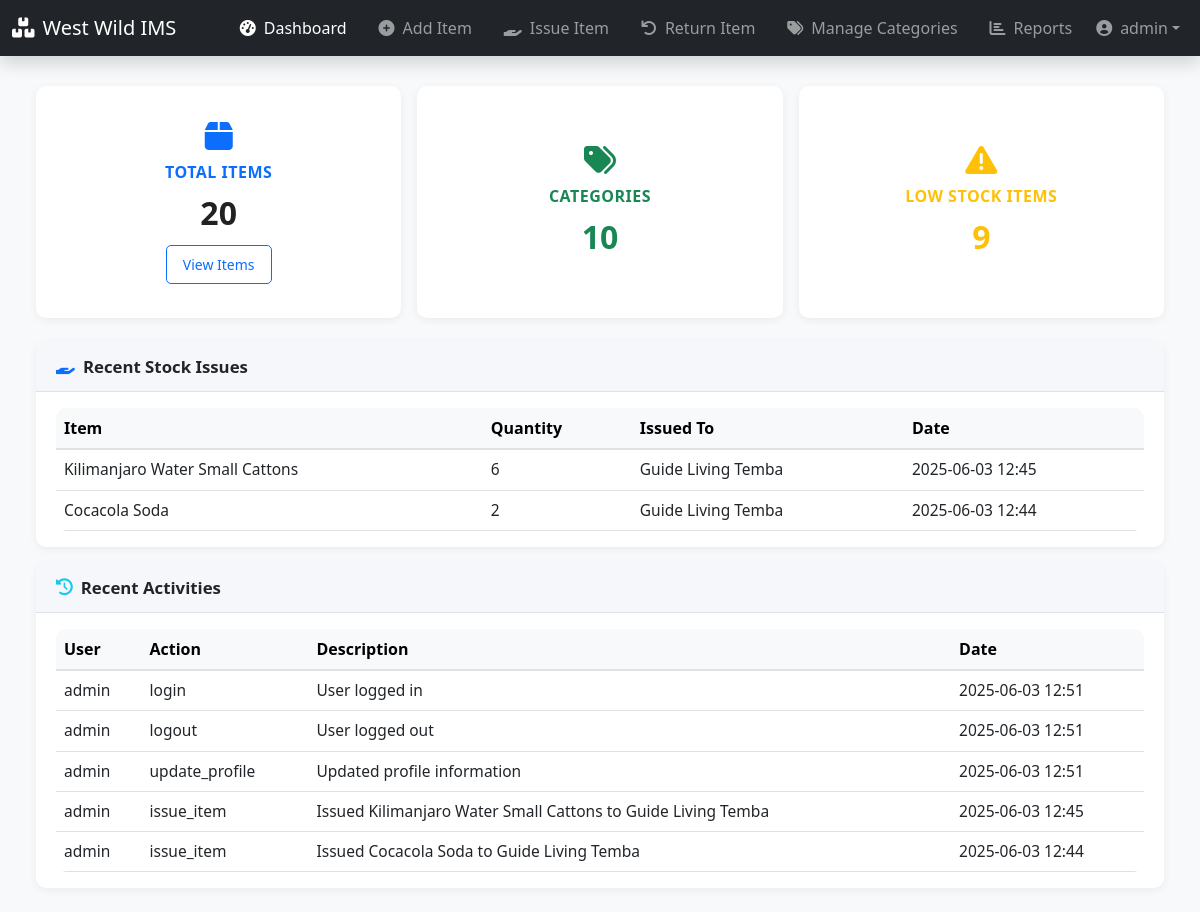
/IMS/index.php (signed in), run on the app's committed database.
### tables this page shows
CREATE TABLE `stock_issues` (
  `id` int(11) NOT NULL,
  `item_id` int(11) NOT NULL,
  `quantity_issued` int(11) NOT NULL,
  `issued_to` varchar(100) NOT NULL,
  `issued_by` int(11) NOT NULL,
  `issued_at` timestamp NOT NULL DEFAULT current_timestamp(),
  `expected_return_at` timestamp NULL DEFAULT NULL,
  `returned_at` timestamp NULL DEFAULT NULL,
  `return_notes` text DEFAULT NULL,
  `status` enum('issued','returned','overdue') DEFAULT 'issued',
  `notes` text DEFAULT NULL
);

CREATE TABLE `items` (
  `id` int(11) NOT NULL,
  `name` varchar(100) NOT NULL,
  `category_id` int(11) NOT NULL,
  `quantity` int(11) NOT NULL DEFAULT 0,
  `unit` varchar(20) NOT NULL,
  `supplier` varchar(100) DEFAULT NULL,
  `min_stock_level` int(11) DEFAULT 5,
  `created_at` timestamp NOT NULL DEFAULT current_timestamp(),
  `updated_at` timestamp NOT NULL DEFAULT current_timestamp() ON UPDATE current_timestamp()
);

CREATE TABLE `activity_logs` (
  `id` int(11) NOT NULL,
  `user_id` int(11) NOT NULL,
  `action` varchar(100) NOT NULL,
  `description` text DEFAULT NULL,
  `created_at` timestamp NOT NULL DEFAULT current_timestamp()
);

CREATE TABLE `users` (
  `id` int(11) NOT NULL,
  `username` varchar(50) NOT NULL,
  `password` varchar(255) NOT NULL,
  `full_name` varchar(100) NOT NULL,
  `email` varchar(100) NOT NULL,
  `role` enum('admin','user') DEFAULT 'user',
  `created_at` timestamp NOT NULL DEFAULT current_timestamp(),
  `updated_at` timestamp NOT NULL DEFAULT current_timestamp() ON UPDATE current_timestamp()
);

### IMS/pages/dashboard.php (the view, shortened to what this page needs)
<?php
$stmt = $conn->query("SELECT COUNT(*) FROM items");
$total_items = $stmt->fetchColumn();
$stmt = $conn->query("SELECT COUNT(*) FROM categories");
$total_categories = $stmt->fetchColumn();
$stmt = $conn->query("SELECT COUNT(*) FROM items WHERE quantity < min_stock_level");
$low_stock_items = $stmt->fetchColumn();
$stmt = $conn->query("
    SELECT si.*, i.name as item_name, u.username as issued_by_name
    FROM stock_issues si
    JOIN items i ON si.item_id = i.id
    JOIN users u ON si.issued_by = u.id
    ORDER BY si.issued_at DESC
    LIMIT 5
");
$recent_issues = $stmt->fetchAll();
$stmt = $conn->query("
    SELECT al.*, u.username
    FROM activity_logs al
    JOIN users u ON al.user_id = u.id
    ORDER BY al.created_at DESC
    LIMIT 5
");
$recent_activities = $stmt->fetchAll();
?>
<div class="dashboard-bg">
    <div class="container-fluid px-3 px-md-4 py-4">
        <h2 class="mb-4 fw-bold text-dark">Dashboard Overview</h2>
        <div class="row g-3 mb-4">
            <div class="col-12 col-sm-6 col-lg-4">
                <div class="card dashboard-card text-center h-100 p-2">
                    <div class="card-body d-flex flex-column align-items-center justify-content-center p-3">
                        <i class="fas fa-box fa-2x text-primary mb-2"></i>
                        <div class="dashboard-label text-primary">TOTAL ITEMS</div>
                        <div class="dashboard-value"><?php echo $total_items; ?></div>
                        <a href="?page=view-items" class="btn btn-outline-primary btn-sm mt-2">View Items</a>
                    </div>
                </div>
            </div>
            <div class="col-12 col-sm-6 col-lg-4">
                <div class="card dashboard-card text-center h-100 p-2">
                    <div class="card-body d-flex flex-column align-items-center justify-content-center p-3">
                        <i class="fas fa-tags fa-2x text-success mb-2"></i>
                        <div class="dashboard-label text-success">CATEGORIES</div>
                        <div class="dashboard-value text-success"><?php echo $total_categories; ?></div>
                    </div>
                </div>
            </div>
            <div class="col-12 col-sm-6 col-lg-4">
                <div class="card dashboard-card text-center h-100 p-2">
                    <div class="card-body d-flex flex-column align-items-center justify-content-center p-3">
                        <i class="fas fa-exclamation-triangle fa-2x text-warning mb-2"></i>
                        <div class="dashboard-label text-warning">LOW STOCK ITEMS</div>
                        <div class="dashboard-value text-warning"><?php echo $low_stock_items; ?></div>
                    </div>
                </div>
            </div>
        </div>
        <div class="row mb-3">
            <div class="col-12">
                <div class="card dashboard-section">
                    <div class="card-header section-header bg-light text-dark border-bottom">
                        <i class="fas fa-hand-holding me-2 text-primary"></i> <span class="fw-semibold">Recent Stock Issues</span>
                    </div>
                    <div class="card-body py-3">
                        <div class="table-responsive">
                            <table class="table table-hover align-middle mb-0">
                                <thead class="table-light">
                                    <tr>
                                        <th>Item</th>
                                        <th>Quantity</th>
                                        <th>Issued To</th>
                                        <th>Date</th>
                                    </tr>
                                </thead>
                                <tbody>
                                    <?php foreach ($recent_issues as $issue): ?>
                                    <tr>
                                        <td><?php echo htmlspecialchars($issue['item_name']); ?></td>
                                        <td><?php echo htmlspecialchars($issue['quantity_issued']); ?></td>
                                        <td><?php echo htmlspecialchars($issue['issued_to']); ?></td>
                                        <td><?php echo date('Y-m-d H:i', strtotime($issue['issued_at'])); ?></td>
                                    </tr>
                                    <?php endforeach; ?>
                                </tbody>
                            </table>
                        </div>
                    </div>
                </div>
            </div>
        </div>
        <div class="row">
            <div class="col-12">
                <div class="card dashboard-section">
                    <div class="card-header section-header bg-light text-dark border-bottom">
                        <i class="fas fa-history me-2 text-info"></i> <span class="fw-semibold">Recent Activities</span>
                    </div>
                    <div class="card-body py-3">
                        <div class="table-responsive">
                            <table class="table table-hover align-middle mb-0">
                                <thead class="table-light">
                                    <tr>
                                        <th>User</th>
                                        <th>Action</th>
                                        <th>Description</th>
                                        <th>Date</th>
                                    </tr>
                                </thead>
                                <tbody>
                                    <?php foreach ($recent_activities as $activity): ?>
                                    <tr>
                                        <td><?php echo htmlspecialchars($activity['username']); ?></td>
                                        <td><?php echo htmlspecialchars($activity['action']); ?></td>
                                        <td><?php echo htmlspecialchars($activity['description']); ?></td>
                                        <td><?php echo date('Y-m-d H:i', strtotime($activity['created_at'])); ?></td>
                                    </tr>
                                    <?php endforeach; ?>
                                </tbody>
                            </table>
                        </div>
                    </div>
                </div>
            </div>
        </div>
    </div>
</div>

### IMS/includes/header.php (shortened to what this page needs)
<!DOCTYPE html>
<html lang="en">
<head>
    <link href="https://cdn.jsdelivr.net/npm/bootstrap@5.3.0/dist/css/bootstrap.min.css" rel="stylesheet">
    <link href="https://cdnjs.cloudflare.com/ajax/libs/font-awesome/6.0.0/css/all.min.css" rel="stylesheet">
    <link href="assets/css/style.css" rel="stylesheet">
    <link href="https://cdn.datatables.net/1.11.5/css/dataTables.bootstrap5.min.css" rel="stylesheet">
</head>
<body>
    <nav class="navbar navbar-expand-lg navbar-dark bg-dark fixed-top shadow">
        <div class="container-fluid">
            <a class="navbar-brand d-flex align-items-center" href="?page=dashboard">
                <i class="fas fa-boxes me-2"></i>
                <span>West Wild IMS</span>
            </a>
            <div class="collapse navbar-collapse" id="navbarNavAltMarkup">
                <div class="navbar-nav ms-auto align-items-lg-center">
                    <a class="nav-link px-3 d-flex align-items-center <?php echo $page == 'dashboard' ? 'active' : ''; ?>" href="?page=dashboard">
                        <i class="fas fa-tachometer-alt me-2"></i> Dashboard
                    </a>
                    <a class="nav-link px-3 d-flex align-items-center <?php echo $page == 'add-item' ? 'active' : ''; ?>" href="?page=add-item">
                        <i class="fas fa-plus-circle me-2"></i> Add Item
                    </a>
                    <a class="nav-link px-3 d-flex align-items-center <?php echo $page == 'issue-item' ? 'active' : ''; ?>" href="?page=issue-item">
                        <i class="fas fa-hand-holding me-2"></i> Issue Item
                    </a>
                    <a class="nav-link px-3 d-flex align-items-center <?php echo $page == 'return-item' ? 'active' : ''; ?>" href="?page=return-item">
                        <i class="fas fa-undo me-2"></i> Return Item
                    </a>
                    <a class="nav-link px-3 d-flex align-items-center <?php echo $page == 'manage-categories' ? 'active' : ''; ?>" href="?page=manage-categories">
                        <i class="fas fa-tags me-2"></i> Manage Categories
                    </a>
                    <a class="nav-link px-3 d-flex align-items-center <?php echo $page == 'reports' ? 'active' : ''; ?>" href="?page=reports">
                        <i class="fas fa-chart-bar me-2"></i> Reports
                    </a>
                    <?php if (isset($_SESSION['user_id'])): ?>
                        <div class="nav-item dropdown">
                            <a class="nav-link dropdown-toggle d-flex align-items-center" href="#" id="userDropdown" role="button" data-bs-toggle="dropdown">
                                <i class="fas fa-user-circle me-2"></i>
                                <span><?php echo htmlspecialchars($_SESSION['username']); ?></span>
                            </a>
                        </div>
                    <?php endif; ?>
                </div>
            </div>
        </div>
    </nav>
    <div class="container-fluid main-content pt-4">
        <div class="row">

### IMS/index.php (shortened to what this page needs)
<?php
require_once 'config/database.php';
$page = isset($_GET['page']) ? $_GET['page'] : 'dashboard';
include 'includes/header.php';
switch ($page) {
    case 'dashboard':
        include 'pages/dashboard.php';
        break;
}
include 'includes/footer.php';

### IMS/includes/footer.php (shortened to what this page needs)
            </div>
        </div>
</body>
</html>

### IMS/assets/css/style.css (style rules this page uses)
body { font-family: 'Segoe UI', Tahoma, Geneva, Verdana, sans-serif; background-color: #f8f9fa; }
.main-content { margin-left: 240px; padding: 20px; }
.card { border: none; border-radius: 10px; box-shadow: 0 0 10px rgba(0,0,0,0.1); margin-bottom: 20px; width: 100%; max-width: 100%; box-sizing: border-box; }
.card-header { background-color: #fff; border-bottom: 1px solid #eee; padding: 15px 20px; }
.table { background-color: #fff; border-radius: 10px; overflow: hidden; width: 100%; max-width: 100%; box-sizing: border-box; }
.table thead th { background-color: #f8f9fa; border-bottom: 2px solid #dee2e6; }
.btn { border-radius: 5px; padding: 0.5rem 1rem; }
html, body { max-width: 100vw; overflow-x: hidden !important; }
.table-responsive { overflow-x: auto; }

### IMS/pages/dashboard.php (style rules this page uses)
body, .dashboard-bg { background: #f7f9fb !important; }
.dashboard-bg { min-height: 100vh; width: 100vw; position: absolute; left: 0; top: 0; z-index: 0; }
.dashboard-card { border: none; border-radius: 10px; box-shadow: 0 2px 8px rgba(0,0,0,0.06); min-height: 140px; background: #fff; transition: box-shadow 0.2s; }
.dashboard-label { font-size: 1rem; font-weight: 600; letter-spacing: 0.5px; margin-bottom: 0.3rem; text-transform: uppercase; }
.dashboard-value { font-size: 2rem; font-weight: 700; margin-bottom: 0; color: #222; }
.section-header { font-size: 1.05rem; font-weight: 500; border-radius: 10px 10px 0 0; padding: 0.75rem 1.25rem; margin-bottom: 0; display: flex; align-items: center; background: #f5f7fa !important; border-bottom: 1px solid #e3e6ea; }
.dashboard-section { border-radius: 10px; box-shadow: 0 2px 8px rgba(0,0,0,0.06); margin-bottom: 0; background: #fff; }
.card-body { padding: 1.25rem; }
.table { margin-bottom: 0; }
.table th { font-weight: 600; background-color: #f8f9fa; border-bottom: 2px solid #dee2e6; }
.table td { vertical-align: middle; font-size: 0.97rem; }

### data on the page
stock_issues: item.name "Kilimanjaro Water Small Cattons", quantity_issued "6", issued_to "Guide Living Temba", issued_at "2025-06-03 12:45"
stock_issues: item.name "Cocacola Soda", quantity_issued "2", issued_to "Guide Living Temba", issued_at "2025-06-03 12:44"
activity_logs: user.username "admin", action "login", description "User logged in", created_at "2025-06-03 12:51"
activity_logs: user.username "admin", action "logout", description "User logged out", created_at "2025-06-03 12:51"
activity_logs: user.username "admin", action "update_profile", description "Updated profile information", created_at "2025-06-03 12:51"
activity_logs: user.username "admin", action "issue_item", description "Issued Kilimanjaro Water Small Cattons to Guide Living Temba", created_at "2025-06-03 12:45"
activity_logs: user.username "admin", action "issue_item", description "Issued Cocacola Soda to Guide Living Temba", created_at "2025-06-03 12:44"

### other printed values
$_SESSION['username'] "admin"
$total_items "20"
$total_categories "10"
$low_stock_items "9"
